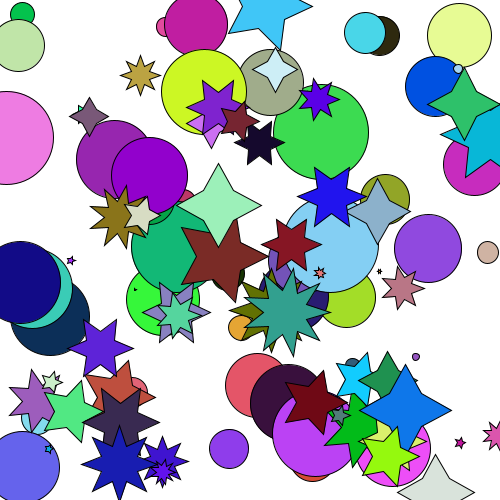
Frame 1 (no input)
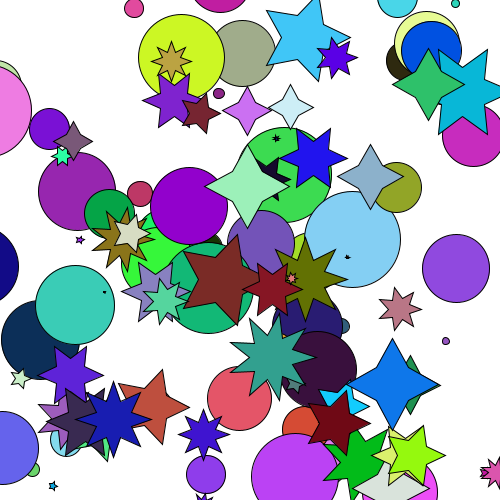
Frame 60 (the mouse pressed at the canvas centre just before this capture)
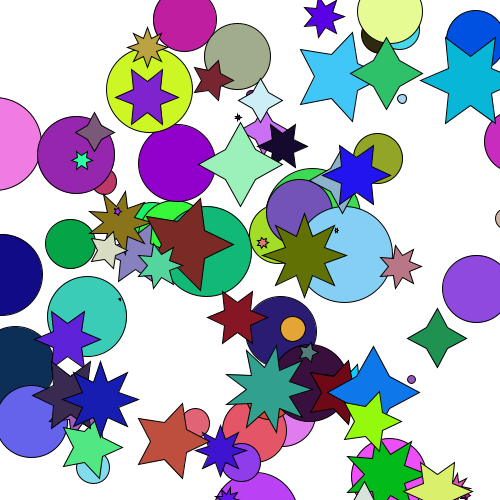
Frame 120 (the mouse held since frame 60 and released just before this capture)

The Processing sketch that drew these frames (run headless with seeded random() and noise(); from frame 60 on, the mouse is pressed at the canvas centre):

// Processing sketch: RandomShapes
// ── RandomShapes.pde
Star[] starArray = new Star[50];
Circle[] circleArray = new Circle[50];

void setup() {
  size( 500, 500 );

  // create some random circles and stars
  for (int i = 0; i < circleArray.length; i++ ) {
    float x = random(width);
    float y = random(height);
    float size = random(height*0.1);
    int colour = randomColour();

    circleArray[i] = new Circle(x, y, size, colour );
  }
 
  for (int i = 0; i < starArray.length; i++ ) {
    float x = random(width);
    float y = random(height);
    float size = random(height * 0.1);
    color colour = randomColour();
    int numPoints = (int)random( 4, 10 );

    starArray[i] = new Star(x, y, size, colour, numPoints );
  }
}

void draw() {
  background(255); // set background to white
  // draw the circles -> enhanced for loop
  for ( Circle circle : circleArray ) {
    circle.update();
  }
  // draw the stars
  for ( Star star : starArray ) {
    star.update();
  }
}
color randomColour() {
  return color( (int)random(256), (int)random(256), (int)random(256) );
}

// ── Circle.pde
class Circle {
  float x, y; // position
  float size; // radius
  color colour; // Processing colour representation
  float xt, yt; // target point - used by move method

  Circle( float x, float y, float size, color colour) {
    this.x = x;
    this.y = y;
    this.size = size;
    this.colour = colour;
    // set a target to move towards
    xt = x;
    yt = y;
  }

  void update() {
    move();
    render();
  }

  void render() {
    fill( colour );
    ellipse( x, y, size*2, size*2 );
  }

  void move() {
    // is the centre close to the target?
    if ( (x-xt)*(x-xt) + (y-yt)*(y-yt) < 1 ) {
      // choose a new target
      xt = x + random( -50, 50 );
      yt = y + random( -50, 50 );
    }
    // move towards target
    x = xt * 0.05 + x * 0.95;
    y = yt * 0.05 + y * 0.95;
  }
}

// ── Star.pde
class Star {
  float x, y; // position
  float size; // radius
  color colour; // Processing colour representation
  float xt, yt; // target point - used by move method
  int numPoints; // number of 'points' of the star

  Star( float x, float y, float size, color colour, int numPoints ) {
    this.x = x;
    this.y = y;
    this.size = size;
    this.colour = colour;
    this.numPoints = numPoints;
    // set a target to move towards
    xt = x;
    yt = y;
  }

  void update() {
    move();
    render();
  }

  void render() {
    fill(colour);
    float dTheta = (float) Math.PI / (float) numPoints;

    beginShape(); // start a filled polygon
    float theta = 0;
    for ( int i = 0; i <= numPoints; i++ )
    {
      // add outer vertex
      vertex( (float)(x + size * Math.cos( theta )), (float)(y + size * Math.sin(theta)) );
      theta += dTheta;
      // add inner vertex
      vertex( (float)(x + 0.5 * size * Math.cos( theta )), (float)(y + 0.5 * size * Math.sin(theta)) );
      theta += dTheta;
    }
    endShape(); // end filled polygon
  }

  void move() {
    // is the centre close to the target?
    if ( (x-xt)*(x-xt) + (y-yt)*(y-yt) < 1 ) {
      // choose a new target
      xt = x + random( -50, 50 );
      yt = y + random( -50, 50 );
    }
    // move towards target
    x = xt * 0.05 + x * 0.95;
    y = yt * 0.05 + y * 0.95;
  }
}
